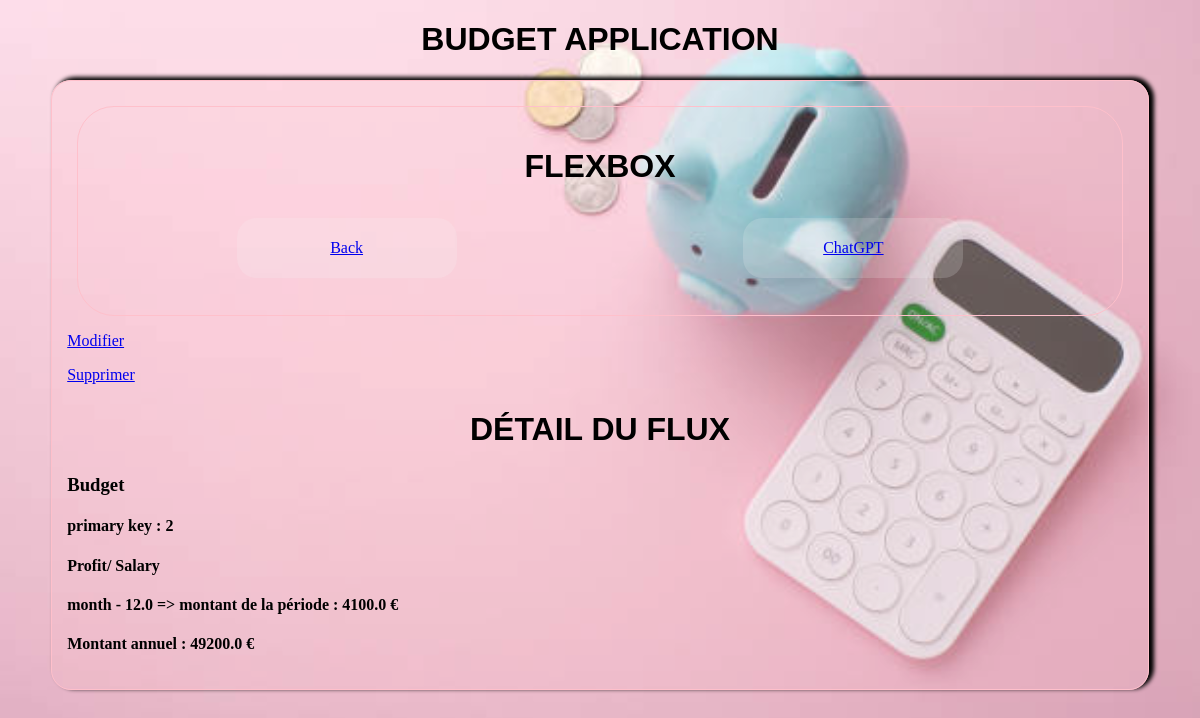
The page /flux/2/ on the database its author committed.
### budget/models.py (models this page shows, shortened)
class Flux(models.Model):
  budget_or_real = models.ForeignKey(BudgetReal, models.SET_NULL, null=True)
  year = models.IntegerField(default=2024)
  date = models.DateField(blank=True, null=True)
  category = models.ForeignKey(Category, on_delete=models.SET_NULL, null=True)
  subcategory = models.ForeignKey(SubCategory, on_delete=models.SET_NULL, null=True)
  period = models.ForeignKey(Period, on_delete=models.SET_NULL, null=True)
  amount = models.FloatField(default=0)
  annual_amount = models.FloatField(default=0)

class BudgetReal(models.Model):
  name = models.CharField(max_length=50)
  def __str__(self):
    return self.name

class Category(models.Model):
  name = models.CharField(max_length=50)
  def __str__(self):
    return self.name

class SubCategory(models.Model):
  name = models.CharField(max_length=50)
  def __str__(self):
    return self.name

class Period(models.Model):
  name = models.CharField(max_length=50)
  multiplier =models.FloatField(default=1)

### budget/views.py (the view)
# urls.py: path('flux/<int:pk>/',FluxDetailView.as_view(), name="flux-detail"),
class FluxDetailView(DetailView):
  model = Flux

### budget/templates/budget/flux_detail.html (shortened to what this page needs)
{% extends 'base.html' %}
{% block content %}
<p>
  <a href="{% url 'flux-update' pk=flux.pk %}">Modifier</a>
</p>
<p>
  <a href="{% url 'flux-delete' pk=flux.pk %}">Supprimer</a>
</p>
  <h2>Détail du flux</h2>
    <h3>{{flux.budget_or_real}}</h3>
    <h4>primary key : {{flux.pk}}</h4>
    <h4>{{flux.category}}/ {{flux.subcategory}}</h4>
    <h4>{{flux.period.name}} - {{flux.period.multiplier}}   =>   montant de la période : {{flux.amount}} €</h4>
    <h4>Montant annuel  :  {{flux.annual_amount}} €</h4>
{% endblock %}

### static/css/style.css (style rules this page uses)
body { background: url(../images/calcul.jpg) center/cover; min-height: 80vh; }
h2 { text-transform: uppercase; text-align: center; font-size: 2rem; margin: 5; font-family: Trebuchet MS, sans-serif; }

### rows shown on the page
Flux: budget_or_real "Budget", pk "2", category "Profit", subcategory "Salary", period.name "month", period.multiplier "12.0", amount "4100.0", annual_amount "49200.0"
